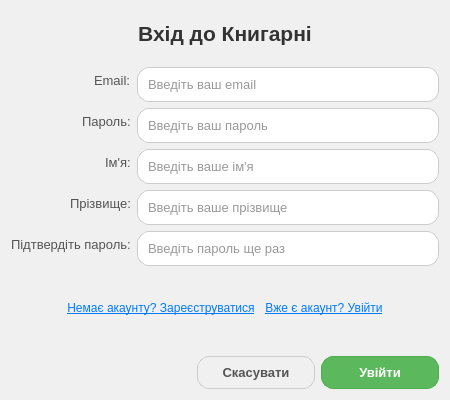
<?xml version="1.0" encoding="UTF-8"?>
<ui version="4.0">
 <class>LoginDialog</class>
 <widget class="QDialog" name="LoginDialog">
  <property name="geometry">
   <rect>
    <x>0</x>
    <y>0</y>
    <width>450</width>
    <height>400</height>
   </rect>
  </property>
  <property name="windowTitle">
   <string>Вхід до системи</string>
  </property>
  <property name="styleSheet">
   <string notr="true">/* Загальний стиль для діалогу */
QDialog#LoginDialog {
    background-color: #f0f0f0; /* Світло-сірий фон */
}

/* Стиль для всіх міток */
QLabel {
    color: #555555; /* Темно-сірий текст */
    font-size: 10pt;
}

/* Стиль для заголовка */
QLabel#titleLabel {
    color: #333333; /* Ще темніший сірий */
    font-size: 16pt;
    font-weight: bold;
    margin-bottom: 15px;
    margin-top: 10px;
}

/* Стиль для мітки помилки */
QLabel#errorLabel {
    color: #d9534f; /* Червонуватий колір для помилок */
    font-weight: bold;
    min-height: 20px; /* Резервуємо місце */
}

/* Стиль для полів вводу */
QLineEdit {
    background-color: #ffffff; /* Білий фон */
    border: 1px solid #cccccc; /* Світло-сіра рамка */
    padding: 8px;
    border-radius: 12px; /* Округлі кути */
    color: #333333; /* Темний текст вводу */
    font-size: 10pt;
}

QLineEdit:focus {
    border-color: #66afe9; /* Блакитна рамка при фокусі */
}

/* Загальний стиль для кнопок */
QPushButton {
    border: 1px solid transparent; /* Прозора рамка за замовчуванням */
    padding: 8px 18px;
    border-radius: 12px; /* Округлі кути */
    font-size: 10pt;
    font-weight: bold;
    min-width: 80px;
}

/* Стиль для основної кнопки (Увійти/Зареєструватися) */
QPushButton#okButton {
    background-color: #5cb85c; /* Зелений */
    color: white;
    border-color: #4cae4c;
}

QPushButton#okButton:hover {
    background-color: #4cae4c; /* Темніший зелений */
    border-color: #4cae4c;
}

QPushButton#okButton:pressed {
    background-color: #398439; /* Ще темніший зелений */
    border-color: #2d672d;
}

QPushButton#okButton:disabled {
    background-color: #aaaaaa; /* Сірий, коли вимкнено */
    border-color: #999999;
    color: #dddddd;
}

/* Стиль для кнопки Скасувати */
QPushButton#cancelButton {
    background-color: #f0f0f0; /* Фон як у діалогу */
    color: #555555; /* Темно-сірий текст */
    border: 1px solid #cccccc; /* Сіра рамка */
}

QPushButton#cancelButton:hover {
    background-color: #e0e0e0; /* Трохи темніший фон */
    border-color: #bbbbbb;
}

QPushButton#cancelButton:pressed {
    background-color: #d0d0d0; /* Ще темніший фон */
    border-color: #aaaaaa;
}

/* Стиль для кнопок перемикання режимів (як посилання) */
QPushButton#switchToRegisterButton, QPushButton#switchToLoginButton {
    background-color: transparent;
    border: none;
    color: #007bff; /* Синій колір посилання */
    text-decoration: underline;
    padding: 2px;
    min-width: 0; /* Скидання мін. ширини */
    font-size: 9pt;
    font-weight: normal; /* Звичайний шрифт */
    border-radius: 0; /* Не заокруглювати */
}

QPushButton#switchToRegisterButton:hover, QPushButton#switchToLoginButton:hover {
    color: #0056b3; /* Темніший синій при наведенні */
}

QPushButton#switchToRegisterButton:pressed, QPushButton#switchToLoginButton:pressed {
    color: #004085; /* Ще темніший синій при натисканні */
}

/* Налаштування відступів у формі */
QFormLayout {
    vertical-spacing: 12px; /* Відстань між рядками */
    horizontal-spacing: 10px; /* Відстань між міткою та полем */
    margin-top: 15px;
}
</string>
  </property>
  <property name="modal">
   <bool>true</bool>
  </property>
  <layout class="QVBoxLayout" name="verticalLayout">
   <item>
    <widget class="QLabel" name="titleLabel">
     <property name="font">
      <font>
       <pointsize>14</pointsize>
       <bold>true</bold>
      </font>
     </property>
     <property name="text">
      <string>Вхід до Книгарні</string>
     </property>
     <property name="alignment">
      <set>Qt::AlignmentFlag::AlignCenter</set>
     </property>
    </widget>
   </item>
   <item>
    <layout class="QFormLayout" name="formLayout">
     <property name="labelAlignment">
      <set>Qt::AlignmentFlag::AlignRight|Qt::AlignmentFlag::AlignTrailing|Qt::AlignmentFlag::AlignVCenter</set>
     </property>
     <item row="0" column="0">
      <widget class="QLabel" name="emailLabel">
       <property name="text">
        <string>Email:</string>
       </property>
      </widget>
     </item>
     <item row="0" column="1">
      <widget class="QLineEdit" name="emailLineEdit">
       <property name="placeholderText">
        <string>Введіть ваш email</string>
       </property>
      </widget>
     </item>
     <item row="1" column="0">
      <widget class="QLabel" name="passwordLabel">
       <property name="text">
        <string>Пароль:</string>
       </property>
      </widget>
     </item>
     <item row="1" column="1">
      <widget class="QLineEdit" name="passwordLineEdit">
       <property name="echoMode">
        <enum>QLineEdit::EchoMode::Password</enum>
       </property>
       <property name="placeholderText">
        <string>Введіть ваш пароль</string>
       </property>
      </widget>
     </item>
     <item row="2" column="0">
      <widget class="QLabel" name="firstNameLabel">
       <property name="text">
        <string>Ім'я:</string>
       </property>
      </widget>
     </item>
     <item row="2" column="1">
      <widget class="QLineEdit" name="firstNameLineEdit">
       <property name="placeholderText">
        <string>Введіть ваше ім'я</string>
       </property>
      </widget>
     </item>
     <item row="3" column="0">
      <widget class="QLabel" name="lastNameLabel">
       <property name="text">
        <string>Прізвище:</string>
       </property>
      </widget>
     </item>
     <item row="3" column="1">
      <widget class="QLineEdit" name="lastNameLineEdit">
       <property name="placeholderText">
        <string>Введіть ваше прізвище</string>
       </property>
      </widget>
     </item>
     <item row="4" column="0">
      <widget class="QLabel" name="confirmPasswordLabel">
       <property name="text">
        <string>Підтвердіть пароль:</string>
       </property>
      </widget>
     </item>
     <item row="4" column="1">
      <widget class="QLineEdit" name="confirmPasswordLineEdit">
       <property name="echoMode">
        <enum>QLineEdit::EchoMode::Password</enum>
       </property>
       <property name="placeholderText">
        <string>Введіть пароль ще раз</string>
       </property>
      </widget>
     </item>
    </layout>
   </item>
   <item>
    <widget class="QLabel" name="errorLabel">
     <property name="text">
      <string/>
     </property>
     <property name="alignment">
      <set>Qt::AlignmentFlag::AlignCenter</set>
     </property>
     <property name="wordWrap">
      <bool>true</bool>
     </property>
    </widget>
   </item>
   <item>
    <layout class="QHBoxLayout" name="switchButtonLayout">
     <item>
      <spacer name="horizontalSpacer_2">
       <property name="orientation">
        <enum>Qt::Orientation::Horizontal</enum>
       </property>
       <property name="sizeHint" stdset="0">
        <size>
         <width>40</width>
         <height>20</height>
        </size>
       </property>
      </spacer>
     </item>
     <item>
      <widget class="QPushButton" name="switchToRegisterButton">
       <property name="text">
        <string>Немає акаунту? Зареєструватися</string>
       </property>
       <!-- Атрибут flat більше не потрібен, керуємо стилем через QSS -->
       <!-- <property name="flat">
        <bool>true</bool>
       </property> -->
      </widget>
     </item>
     <item>
      <widget class="QPushButton" name="switchToLoginButton">
       <property name="text">
        <string>Вже є акаунт? Увійти</string>
       </property>
       <!-- Атрибут flat більше не потрібен -->
       <!-- <property name="flat">
        <bool>true</bool>
       </property> -->
      </widget>
     </item>
     <item>
      <spacer name="horizontalSpacer">
       <property name="orientation">
        <enum>Qt::Orientation::Horizontal</enum>
       </property>
       <property name="sizeHint" stdset="0">
        <size>
         <width>40</width>
         <height>20</height>
        </size>
       </property>
      </spacer>
     </item>
    </layout>
   </item>
   <item>
    <spacer name="verticalSpacer">
     <property name="orientation">
      <enum>Qt::Orientation::Vertical</enum>
     </property>
     <property name="sizeType">
      <enum>QSizePolicy::Policy::Expanding</enum>
     </property>
     <property name="sizeHint" stdset="0">
      <size>
       <width>20</width>
       <height>20</height>
      </size>
     </property>
    </spacer>
   </item>
   <item>
    <layout class="QHBoxLayout" name="horizontalLayout">
     <item>
      <spacer name="horizontalSpacer_3">
       <property name="orientation">
        <enum>Qt::Orientation::Horizontal</enum>
       </property>
       <property name="sizeHint" stdset="0">
        <size>
         <width>40</width>
         <height>20</height>
        </size>
       </property>
      </spacer>
     </item>
     <item>
      <widget class="QPushButton" name="cancelButton">
       <property name="text">
        <string>Скасувати</string>
       </property>
      </widget>
     </item>
     <item>
      <widget class="QPushButton" name="okButton">
       <property name="text">
        <string>Увійти</string>
       </property>
       <property name="default">
        <bool>true</bool>
       </property>
      </widget>
     </item>
    </layout>
   </item>
  </layout>
 </widget>
 <resources/>
 <connections>
  <connection>
   <sender>cancelButton</sender>
   <signal>clicked()</signal>
   <receiver>LoginDialog</receiver>
   <slot>reject()</slot>
   <hints>
    <hint type="sourcelabel">
     <x>267</x>
     <y>316</y>
    </hint>
    <hint type="destinationlabel">
     <x>224</x>
     <y>174</y>
    </hint>
   </hints>
  </connection>
 </connections>
</ui>
